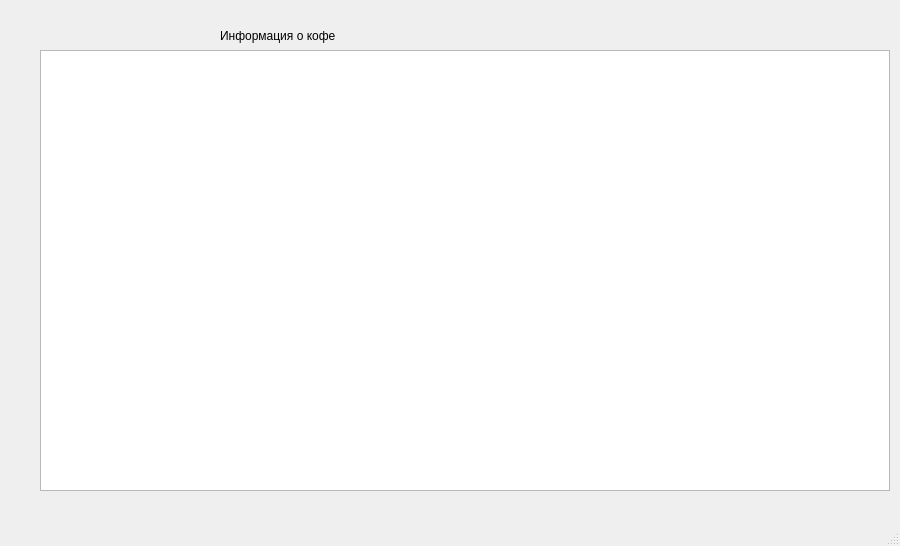
<?xml version="1.0" encoding="UTF-8"?>
<ui version="4.0">
 <class>MainWindow</class>
 <widget class="QMainWindow" name="MainWindow">
  <property name="geometry">
   <rect>
    <x>0</x>
    <y>0</y>
    <width>900</width>
    <height>546</height>
   </rect>
  </property>
  <property name="windowTitle">
   <string>Espresso</string>
  </property>
  <widget class="QWidget" name="centralwidget">
   <widget class="QLabel" name="label">
    <property name="geometry">
     <rect>
      <x>220</x>
      <y>20</y>
      <width>191</width>
      <height>31</height>
     </rect>
    </property>
    <property name="text">
     <string>Информация о кофе</string>
    </property>
   </widget>
   <widget class="QTableWidget" name="tableWidget">
    <property name="geometry">
     <rect>
      <x>40</x>
      <y>50</y>
      <width>850</width>
      <height>441</height>
     </rect>
    </property>
   </widget>
  </widget>
  <widget class="QMenuBar" name="menubar">
   <property name="geometry">
    <rect>
     <x>0</x>
     <y>0</y>
     <width>629</width>
     <height>27</height>
    </rect>
   </property>
  </widget>
  <widget class="QStatusBar" name="statusbar"/>
 </widget>
 <resources/>
 <connections/>
</ui>
